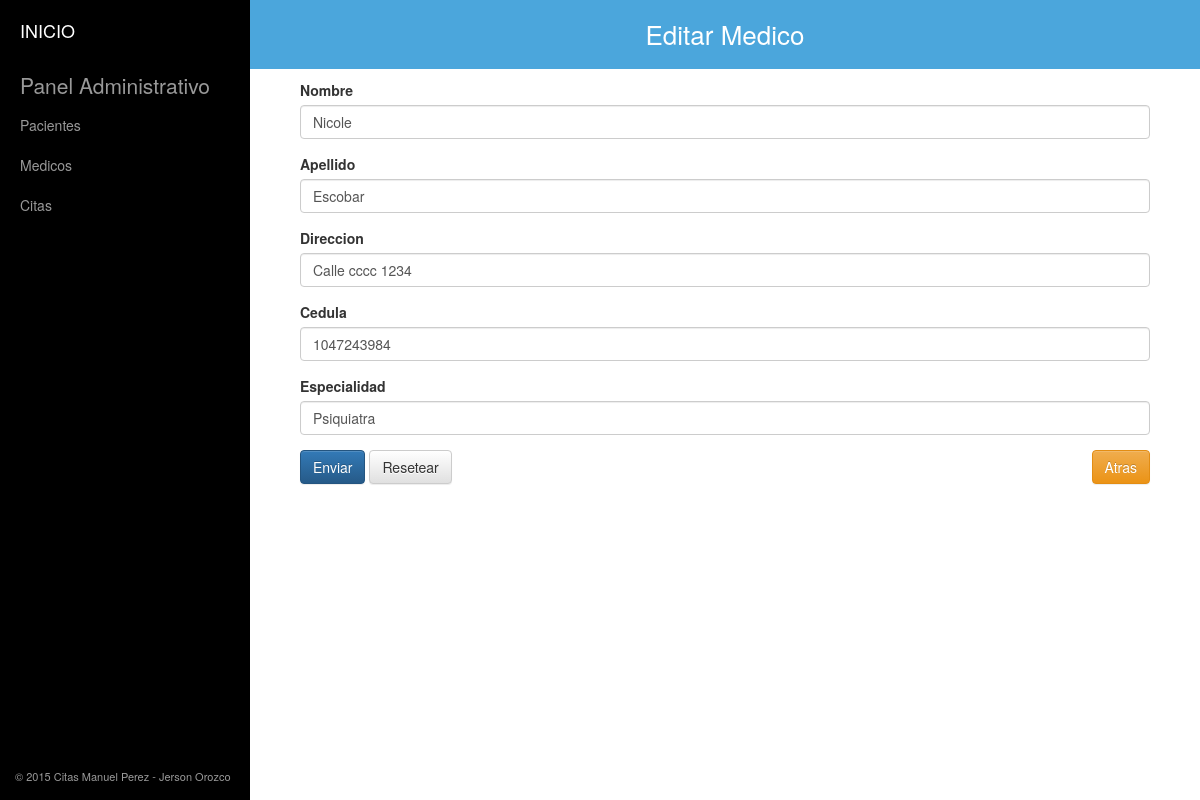
Page /doctores/editar/2 on the committed database.
### tables this page shows
CREATE TABLE IF NOT EXISTS `doctores` (
`id` int(11) NOT NULL,
  `nombre` varchar(255) NOT NULL,
  `apellido` varchar(255) NOT NULL,
  `direccion` varchar(255) NOT NULL,
  `cedula` varchar(255) NOT NULL,
  `especialidad` varchar(255) NOT NULL
);

### application/controllers/Doctores.php (called while the page is built, shortened)
<?php if (!defined("BASEPATH")) exit("No puede acceder directamente a este archivo");
class Doctores extends CI_Controller {
	public function __construct(){
    $this->load->model('Doctores_model');
  }
	public function editar($id="0"){
		if ($id == 0){
	    show_404();
		}else{
			$datos["usu"] = $this->Doctores_model->cargar($id);
			$this->load->view("templates/header", array(
				"title" => "Editar Medico"
			));
	    $this->load->view('doctores/formulario', $datos);
	    $this->load->view("templates/footer");
		}
  }
}

### index.php (called while the page is built, shortened)
<?php
require_once BASEPATH.'core/CodeIgniter.php';

### application/models/doctores_model.php (called while the page is built, shortened)
<?php if (!defined("BASEPATH")) exit("No puede acceder directamente a este archivo");
class Doctores_model extends CI_Model{
  public function cargar($id){
		$this->db->select("id, nombre, apellido, direccion, cedula, especialidad");
		$this->db->from("doctores");
		$this->db->where("id",$id);
		$retorno = $this->db->get();
		return $retorno->row();
	}
}

### application/views/doctores/formulario.php (the view, shortened to what this page needs)
<div class="container">
  <?php echo form_open("doctores/guardar"); ?>
    <div class="form-group">
      <label for="nombre">Nombre</label>
      <?php echo form_input('nombre', $usu->nombre, array('class'=>'form-control', 'placeholder'=>'Nombre del medico')); ?>
    </div>
    <div class="form-group">
      <label for="apellido">Apellido</label>
      <td> <?php echo form_input('apellido', $usu->apellido, array('class'=>'form-control', 'placeholder'=>'Apellido del medico')); ?> </td>
    </div>
    <div class="form-group">
      <label for="direccion">Direccion</label>
      <td> <?php echo form_input('direccion', $usu->direccion, array('class'=>'form-control', 'placeholder'=>'Direccion del medico')); ?> </td>
    </div>
    <div class="form-group">
      <label for="cedula">Cedula</label>
      <td> <?php echo form_input('cedula', $usu->cedula, array('class'=>'form-control', 'placeholder'=>'Cedula del medico')); ?> </td>
    </div>
    <div class="form-group">
      <label for="cedula">Especialidad</label>
      <td> <?php echo form_input('especialidad', $usu->especialidad, array('class'=>'form-control', 'placeholder'=>'Especialidad del medico')); ?> </td>
    </div>
    <input type="submit" name="Enviar" value="Enviar" class="btn btn-primary" />
    <input type="reset" name="boton_reset" value="Resetear" class="btn btn-default">
    <a class="btn btn-warning pull-right" href="<?=base_url('doctores/index')?>">Atras</a>
  <?php echo form_close(); ?>
</div>

### css/my_styles.css (style rules this page uses)
.container { width: 100%; }

### application/views/templates/header.php (style rules this page uses)
body, html { margin: 0px; padding: 0px; }

### rows in the picture
doctores: nombre "Nicole", apellido "Escobar", direccion "Calle cccc 1234", cedula "1047243984", especialidad "Psiquiatra"

### other values in the picture
$title "Editar Medico"
